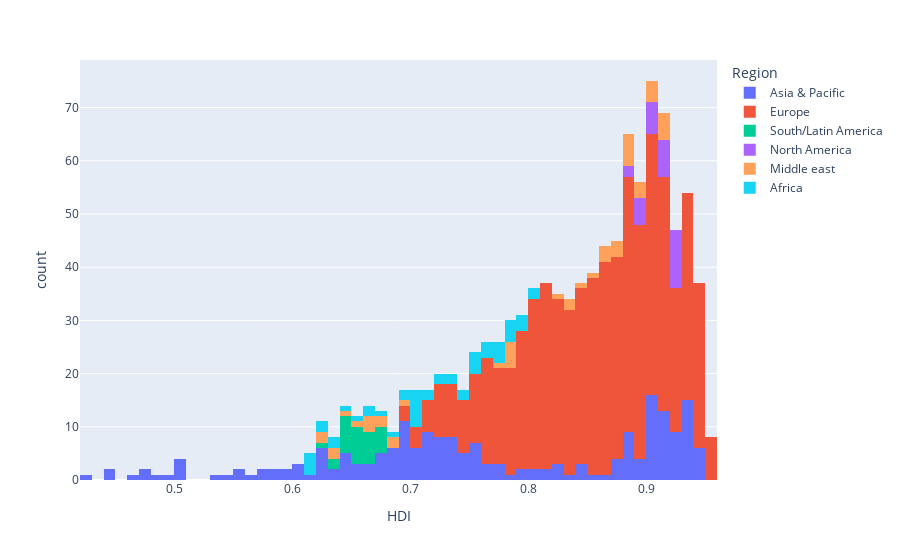

Notebook code for this chart:
### Markdown cell above
### A: How is the HDI distributed? normally distributed, or skewed?

### Code cell
import plotly.express as px

fig = px.histogram(df, x="HDI", color = 'Region',  nbins = 100)

fig.show()

# It's skewed!

### Figure 1 — Plotly figure (JSON) as saved in the notebook; plotly's stock layout.template omitted (floating-point values rounded to 4 significant figures; data arrays with more than 128 entries replaced by an {"elided": "..."} marker saying what was removed)
{"data": [{"alignmentgroup": "True", "bingroup": "x", "hovertemplate": "Region=Asia & Pacific<br>HDI=%{x}<br>count=%{y}<extra></extra>", "legendgroup": "Asia & Pacific", "marker": {"color": "#636efa"}, "name": "Asia & Pacific", "nbinsx": 100, "offsetgroup": "Asia & Pacific", "orientation": "v", "showlegend": true, "type": "histogram", "x": {"elided": "209 float values"}, "xaxis": "x", "yaxis": "y"}, {"alignmentgroup": "True", "bingroup": "x", "hovertemplate": "Region=Europe<br>HDI=%{x}<br>count=%{y}<extra></extra>", "legendgroup": "Europe", "marker": {"color": "#EF553B"}, "name": "Europe", "nbinsx": 100, "offsetgroup": "Europe", "orientation": "v", "showlegend": true, "type": "histogram", "x": {"elided": "707 float values"}, "xaxis": "x", "yaxis": "y"}, {"alignmentgroup": "True", "bingroup": "x", "hovertemplate": "Region=South/Latin America<br>HDI=%{x}<br>count=%{y}<extra></extra>", "legendgroup": "South/Latin America", "marker": {"color": "#00cc96"}, "name": "South/Latin America", "nbinsx": 100, "offsetgroup": "South/Latin America", "orientation": "v", "showlegend": true, "type": "histogram", "x": [0.637, 0.64, 0.641, 0.643, 0.649, 0.649, 0.627, 0.633, 0.646, 0.652, 0.655, 0.656, 0.668, 0.664, 0.669, 0.67, 0.668, 0.668, 0.671, 0.671, 0.67, 0.673, 0.648, 0.652, 0.653, 0.655, 0.657, 0.663], "xaxis": "x", "yaxis": "y"}, {"alignmentgroup": "True", "bingroup": "x", "hovertemplate": "Region=North America<br>HDI=%{x}<br>count=%{y}<extra></extra>", "legendgroup": "North America", "marker": {"color": "#ab63fa"}, "name": "North America", "nbinsx": 100, "offsetgroup": "North America", "orientation": "v", "showlegend": true, "type": "histogram", "x": [0.898, 0.898, 0.901, 0.903, 0.906, 0.913, 0.918, 0.921, 0.923, 0.926, 0.928, 0.929, 0.886, 0.889, 0.891, 0.894, 0.897, 0.9, 0.903, 0.906, 0.911, 0.912, 0.916, 0.919, 0.92, 0.918, 0.92, 0.921, 0.922, 0.924, 0.925], "xaxis": "x", "yaxis": "y"}, {"alignmentgroup": "True", "bingroup": "x", "hovertemplate": "Region=Middle east<br>HDI=%{x}<br>count=%{y}<extra></extra>", "legendgroup": "Middle east", "marker": {"color": "#FFA15A"}, "name": "Middle east", "nbinsx": 100, "offsetgroup": "Middle east", "orientation": "v", "showlegend": true, "type": "histogram", "x": [0.622, 0.625, 0.631, 0.637, 0.645, 0.653, 0.66, 0.662, 0.668, 0.671, 0.677, 0.683, 0.685, 0.691, 0.861, 0.865, 0.873, 0.874, 0.876, 0.88, 0.88, 0.889, 0.889, 0.89, 0.895, 0.901, 0.903, 0.905, 0.909, 0.91, 0.913, 0.913, 0.916, 0.919, 0.778, 0.78, 0.788, 0.789, 0.783, 0.788, 0.826, 0.832, 0.838, 0.847, 0.859, 0.864, 0.881, 0.889, 0.89], "xaxis": "x", "yaxis": "y"}, {"alignmentgroup": "True", "bingroup": "x", "hovertemplate": "Region=Africa<br>HDI=%{x}<br>count=%{y}<extra></extra>", "legendgroup": "Africa", "marker": {"color": "#19d3f3"}, "name": "Africa", "nbinsx": 100, "offsetgroup": "Africa", "orientation": "v", "showlegend": true, "type": "histogram", "x": [0.692, 0.701, 0.708, 0.717, 0.724, 0.731, 0.738, 0.745, 0.751, 0.76, 0.771, 0.779, 0.789, 0.789, 0.794, 0.797, 0.801, 0.804, 0.714, 0.722, 0.745, 0.75, 0.754, 0.764, 0.767, 0.755, 0.775, 0.775, 0.786, 0.787, 0.79, 0.631, 0.611, 0.619, 0.619, 0.619, 0.622, 0.626, 0.632, 0.646, 0.655, 0.664, 0.665, 0.675, 0.685, 0.693, 0.701, 0.703, 0.705, 0.707, 0.709], "xaxis": "x", "yaxis": "y"}], "layout": {"barmode": "relative", "legend": {"title": {"text": "Region"}, "tracegroupgap": 0}, "margin": {"t": 60}, "xaxis": {"anchor": "y", "domain": [0, 1], "title": {"text": "HDI"}}, "yaxis": {"anchor": "x", "domain": [0, 1], "title": {"text": "count"}}}}
